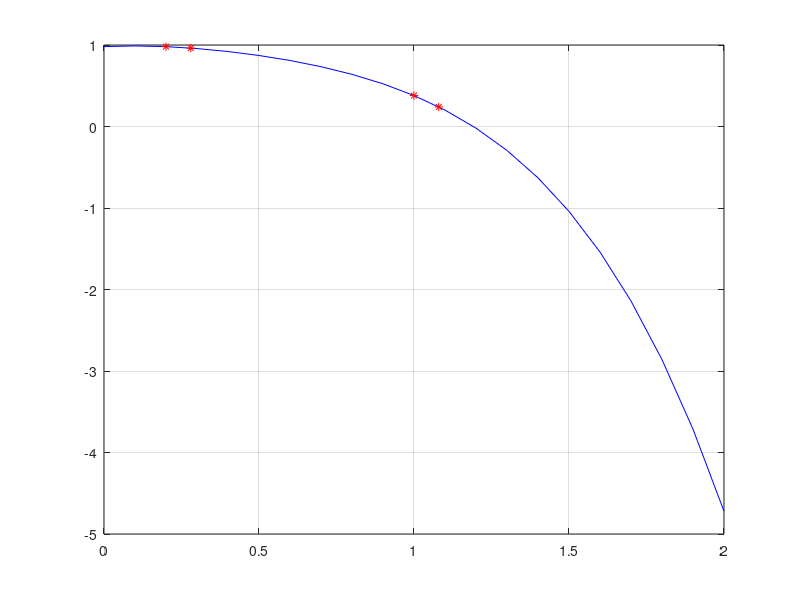

Here is the MATLAB script that generated this plot:
x = 0:0.1:2;
P4 = - 0.52083.*x.^4 + 0.83333.*x.^3 - 1.1042.*x.^2 + 0.19167.*x + 0.98;
plot(x, P4, 'b');
x2 = [0.2 0.28 1 1.08] ;
y1 = - 0.52083.*x2.^4 + 0.83333.*x2.^3 - 1.1042.*x2.^2 + 0.19167.*x2 + 0.98;
hold on
plot(x2, y1, 'r*');
hold on
grid on
